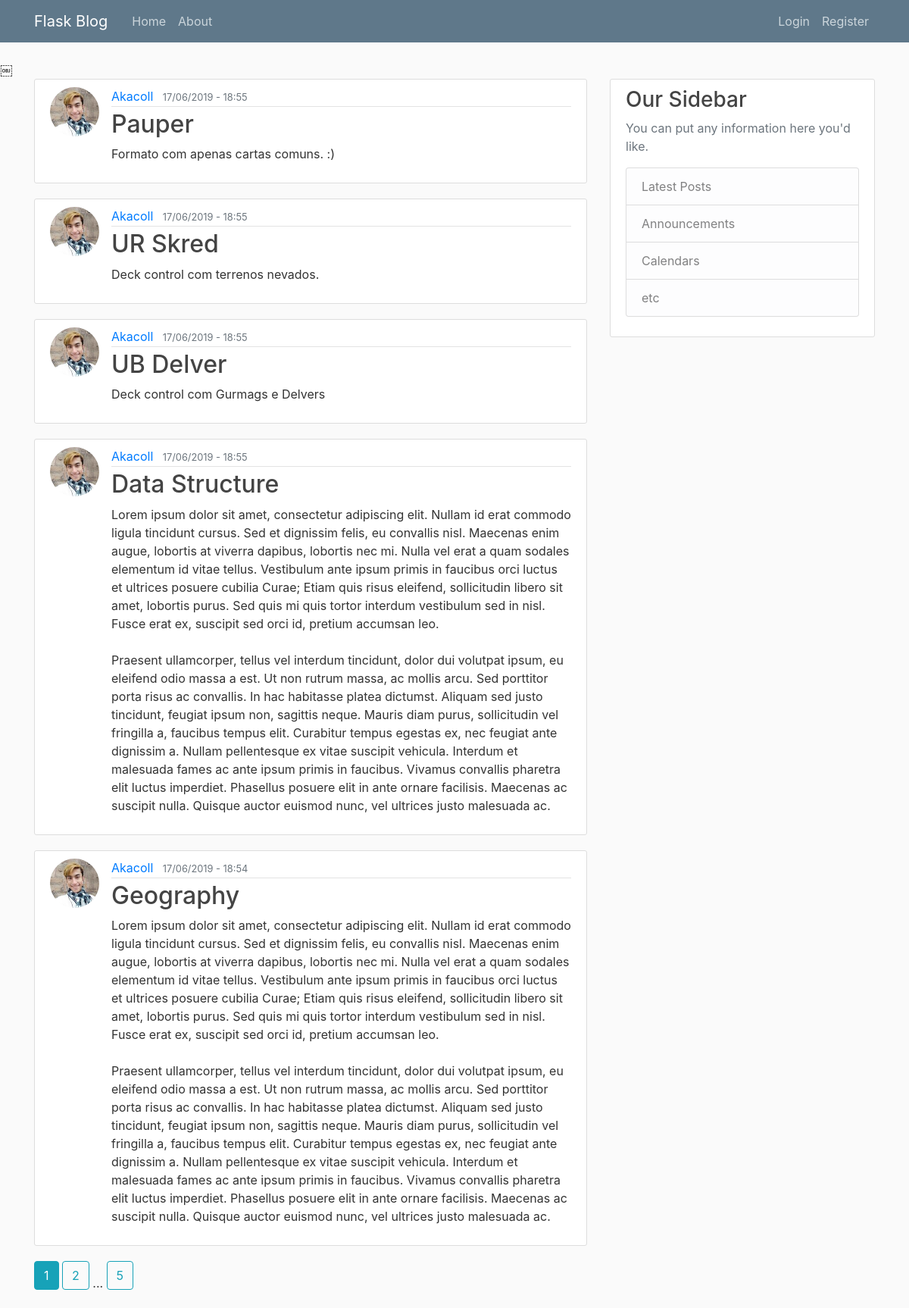
The page /home on the database its author committed.
### flaskblog/models.py (models this page shows, shortened)
class Post(db.Model):
    id = db.Column(db.Integer, primary_key=True)
    title = db.Column(db.String(100), nullable=False)
    date_posted = db.Column(db.DateTime, nullable=False, default=datetime.utcnow)
    content = db.Column(db.Text, nullable=False)
    user_id = db.Column(db.Integer, db.ForeignKey('user.id'), nullable=False)

class User(db.Model, UserMixin):
    id = db.Column(db.Integer, primary_key=True)
    username = db.Column(db.String(20), unique=True, nullable=False)
    email = db.Column(db.String(120), unique=True, nullable=False)
    image_file = db.Column(db.String(20), nullable=False, default='default.jpg')
    password = db.Column(db.String(60), nullable=False)
    posts = db.relationship('Post', backref='author', lazy=True)

### flaskblog/main/routes.py (the view)
@main.route("/")
@main.route("/home")
def home():
    page = request.args.get('page',1, type=int)
    posts = Post.query.order_by(Post.date_posted.desc()).paginate(page=page, per_page=5)
    return render_template('home.html', posts=posts)

### flaskblog/templates/home.html
{% extends "layout.html" %}
{% block content %}
    {% for post in posts.items %}
        <article class="media content-section">
            <img class="rounded-circle article-img" src="{{ url_for('static', filename='profile_pics/' + post.author.image_file) }}">
            <div class="media-body">
                <div class="article-metadata">
                    <a class="mr-2" href="{{ url_for('users.user_posts', username=post.author.username) }}">{{ post.author.username }}</a>
                    <small class="text-muted">{{ post.date_posted.strftime('%d/%m/%Y - %H:%M') }}</small>
                </div>
                <h2><a class="article-title" href="{{ url_for('posts.post', post_id=post.id) }}">{{ post.title }}</a></h2>
                <p class="article-content">{{ post.content }}</p>
            </div>
        </article>
    {% endfor %}
    {% for page_num in posts.iter_pages(left_edge=1, right_edge=1, left_current=1, right_current=2) %}
    {% if page_num %}
        {% if posts.page == page_num %}
            <a class="btn btn-info mb-4" href="{{ url_for('main.home', page=page_num) }}">{{ page_num }}</a>
        {% else %}
            <a class="btn btn-outline-info mb-4" href="{{ url_for('main.home', page=page_num) }}">{{ page_num }}</a>
        {% endif %}
    {% else %}
        ...
    {% endif %}
    {% endfor %}
{% endblock content %}

### flaskblog/templates/layout.html (shortened to what this page needs)
<!DOCTYPE html>
<html>
<head>
    <link rel="stylesheet" href="https://maxcdn.bootstrapcdn.com/bootstrap/4.0.0/css/bootstrap.min.css"
>
    <link rel="stylesheet" type="text/css" href="{{ url_for('static', filename='main.css') }}">
</head>
<body>
    <header class="site-header">
        <nav class="navbar navbar-expand-md navbar-dark bg-steel fixed-top">
            <div class="container">
                <a class="navbar-brand mr-4" href="/">Flask Blog</a>
                <div class="collapse navbar-collapse" id="navbarToggle">
                    <div class="navbar-nav mr-auto">
                        <a class="nav-item nav-link" href="{{ url_for('main.home') }}">Home</a>
                        <a class="nav-item nav-link" href="{{ url_for('main.about') }}">About</a>
                     </div>
                    <div class="navbar-nav">
                        {% if current_user.is_authenticated %}
                            <a class="nav-item nav-link" href="{{ url_for('posts.new_post') }}">New Post</a>
                            <a class="nav-item nav-link" href="{{ url_for('users.account') }}">Account</a>
                            <a class="nav-item nav-link" href="{{ url_for('users.logout') }}">Logout</a>
                        {% else %}
                            <a class="nav-item nav-link" href="{{ url_for('users.login') }}">Login</a>
                            <a class="nav-item nav-link" href="{{ url_for('users.register') }}">Register</a>
                        {% endif %}
                    </div>
                </div>
            </div>
        </nav>
    </header>
    <main role="main" class="container">
        <div class="row">
            <div class="col-md-8">
                {% block content %}{% endblock %}
            </div>
            <div class="col-md-4">
                <div class="content-section">
                    <h3>Our Sidebar</h3>
                    <p class='text-muted'>You can put any information here you'd like.
                        <ul class="list-group">
                            <li class="list-group-item list-group-item-light">Latest Posts</li>
                            <li class="list-group-item list-group-item-light">Announcements</li>
                            <li class="list-group-item list-group-item-light">Calendars</li>
                            <li class="list-group-item list-group-item-light">etc</li>
                        </ul>
                    </p>
                </div>
            </div>
        </div>
    </main>
</body>
</html>

### flaskblog/static/main.css (style rules this page uses)
body { background: #fafafa; color: #333333; margin-top: 5rem; }
h1, h2, h3, h4, h5, h6 { color: #444444; }
.bg-steel { background-color: #5f788a; }
.site-header .navbar-nav .nav-link { color: #cbd5db; }
.content-section { background: #ffffff; padding: 10px 20px; border: 1px solid #dddddd; border-radius: 3px; margin-bottom: 20px; }
.article-title { color: #444444; }
.article-content { white-space: pre-line; }
.article-img { height: 65px; width: 65px; margin-right: 16px; }
.article-metadata { padding-bottom: 1px; margin-bottom: 4px; border-bottom: 1px solid #e3e3e3 }

### rows shown on the page
Post: image_file (picture), author.username "Akacoll", date_posted "17/06/2019 - 18:55", title "Pauper", content "Formato com apenas cartas comuns. :)"
Post: image_file (picture), author.username "Akacoll", date_posted "17/06/2019 - 18:55", title "UR Skred", content "Deck control com terrenos nevados."
Post: image_file (picture), author.username "Akacoll", date_posted "17/06/2019 - 18:55", title "UB Delver", content "Deck control com Gurmags e Delvers"
Post: image_file (picture), author.username "Akacoll", date_posted "17/06/2019 - 18:55", title "Data Structure", content "Lorem ipsum dolor sit amet, consectetur adipiscing elit. Nullam id erat commodo ligula tincidunt cursus. Sed et dignissim felis, eu convallis nisl. Maecenas enim augue, lobortis at viverra dapibus, lobortis nec mi. Nulla vel erat a quam sodales elementum id vitae tellus. Vestibulum ante ipsum primis in faucibus orci luctus et ultrices posuere cubilia Curae; Etiam quis risus eleifend, sollicitudin libero sit amet, lobortis purus. Sed quis mi quis tortor interdum vestibulum sed in nisl. Fusce erat ex, suscipit sed orci id, pretium accumsan leo. Praesent ullamcorper, tellus vel interdum tincidunt, dolor dui volutpat ipsum, eu eleifend odio massa a est. Ut non rutrum massa, ac mollis arcu. Sed…"
Post: image_file (picture), author.username "Akacoll", date_posted "17/06/2019 - 18:54", title "Geography", content "Lorem ipsum dolor sit amet, consectetur adipiscing elit. Nullam id erat commodo ligula tincidunt cursus. Sed et dignissim felis, eu convallis nisl. Maecenas enim augue, lobortis at viverra dapibus, lobortis nec mi. Nulla vel erat a quam sodales elementum id vitae tellus. Vestibulum ante ipsum primis in faucibus orci luctus et ultrices posuere cubilia Curae; Etiam quis risus eleifend, sollicitudin libero sit amet, lobortis purus. Sed quis mi quis tortor interdum vestibulum sed in nisl. Fusce erat ex, suscipit sed orci id, pretium accumsan leo. Praesent ullamcorper, tellus vel interdum tincidunt, dolor dui volutpat ipsum, eu eleifend odio massa a est. Ut non rutrum massa, ac mollis arcu. Sed…"

### other values the page prints
{{ page_num }} "1"
{{ page_num }} "2" "5"
